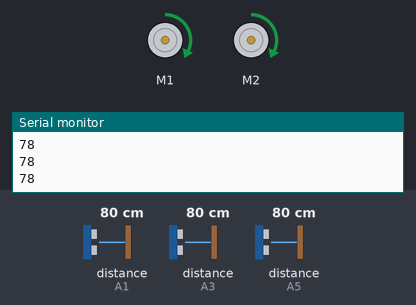
Bench run of a sketch on a simulated Arduino Uno, built with avr-gcc and run on an emulated ATmega328P. Shown: 2 × DC motor (green arrow = forward, orange = backward, longer = faster), the last lines printed to the serial monitor. Wiring (inferred from the names in the program): 3 × ultrasonic range finder: trigger A0, echo A1 / trigger A2, echo A3 / trigger A4, echo A5. The test bench sets the inputs (shaded band); at power-on: distance to the obstacle (sensors on A1, A3, A5) 80 cm. The echo pulse lasts 58.3 µs per cm.

Above: at 1.2 s.
1.3 s: distance to the obstacle (sensor on A1) set to 4 cm
At 3.4 s:
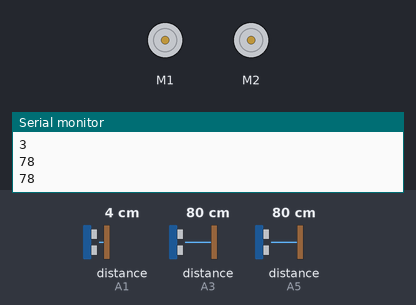
4.0 s: distance to the obstacle (sensor on A1) set to 18 cm
At 4.86 s:
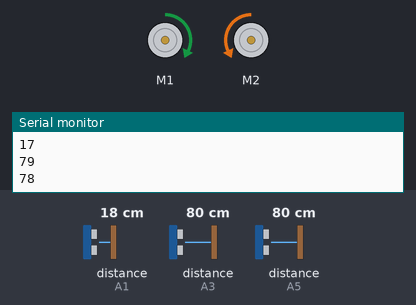
7.0 s: distance to the obstacle (sensor on A3) set to 75 cm
At 8.1 s:
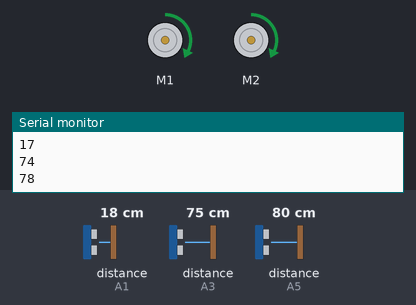
8.5 s: distance to the obstacle (sensor on A5) set to 69 cm
At 8.62 s:
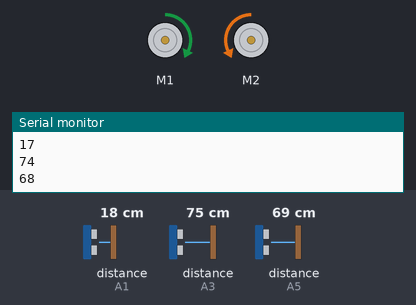
11.5 s: distance to the obstacle (sensor on A5) set to 120 cm
At 12.9 s:
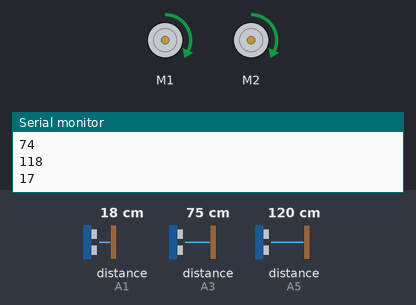
13.2 s: distance to the obstacle (sensor on A5) set to 2 cm
At 13.63 s:
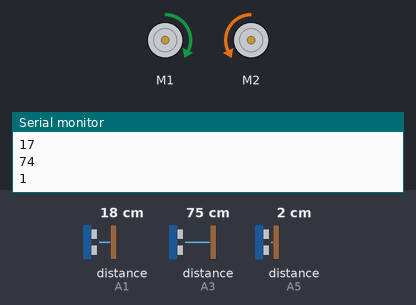
Timing chart, 0 to 17.2 s (numbered marks = the images above; inputs shaded):
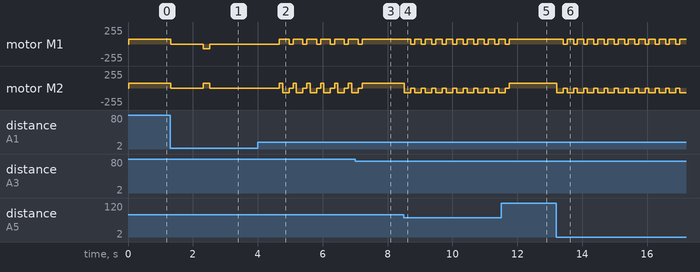

Measured:
- the behaviour switches between 80 and 79 cm on distance to the obstacle (sensor on A3) (found by bisection; images 2 and 3)
- the behaviour switches between 75 and 74 cm on distance to the obstacle (sensor on A5) (found by bisection; images 3 and 4)
- after the input at 1.3 s, motor M1: forward 70/255 → stopped at once, → backward 70/255 1.0 s later, → stopped 0.20 s later; motor M2: forward 70/255 → stopped at once, → forward 70/255 1.0 s later, → stopped 0.20 s later
- after the input at 4.0 s, motor M1: alternates forward 70/255 for 0.30 s and stopped for 0.12 s, starting after 0.67 s; motor M2: stopped → forward 70/255 after 0.67 s, then repeats every 0.43 s: backward 70/255 0.20 s, stopped 0.12 s, forward 70/255 0.10 s
- after the input at 7.0 s, motor M1, motor M2: goes on until 7.2 s, then stays forward 70/255
- after the input at 8.5 s, motor M1: alternates forward 70/255 for 0.20 s and stopped for 0.12 s, starting after 0.22 s; motor M2: alternates backward 70/255 for 0.20 s and stopped for 0.12 s, starting at once
- after the input at 11.5 s, motor M1: goes on until 11.8 s, then stays forward 70/255
- after the input at 13.2 s, motor M1: alternates forward 70/255 for 0.20 s and stopped for 0.12 s, starting after 0.22 s; motor M2: alternates backward 70/255 for 0.20 s and stopped for 0.12 s, starting at once

The sketch:

WonYoungJin_Ver.ino
```cpp
#include <SoftwareSerial.h>
#include <AFMotor.h>
#define TRIG_F A0 //TRIG 핀 설정 (초음파 보내는 핀)
#define ECHO_F A1 //ECHO 핀 설정 (초음파 받는 핀)
#define TRIG_L A2 //TRIG 핀 설정 (초음파 보내는 핀)
#define ECHO_L A3 //ECHO 핀 설정 (초음파 받는 핀)
#define TRIG_R A4 //TRIG 핀 설정 (초음파 보내는 핀)
#define ECHO_R A5 //ECHO 핀 설정 (초음파 받는 핀)


AF_DCMotor motor_1(1);
AF_DCMotor motor_2(2);

void setup() {
  Serial.begin(9600);
  pinMode(TRIG_F, OUTPUT);
  pinMode(ECHO_F, INPUT);
  pinMode(TRIG_L, OUTPUT);
  pinMode(ECHO_L, INPUT);
  pinMode(TRIG_R, OUTPUT);
  pinMode(ECHO_R, INPUT);
  motor_1.setSpeed(100);
  motor_2.setSpeed(100);
  motor_1.run(RELEASE);
  motor_2.run(RELEASE);
}

void loop() {
  int F_distance = Get_distance(TRIG_F, ECHO_F);
  int L_distance = Get_distance(TRIG_L, ECHO_L);
  int R_distance = Get_distance(TRIG_R, ECHO_R);
  Serial.println("\n\n");
  if (F_distance <= 10) {
    Stop();
    delay(1000);
    if (R_distance > L_distance) {
      Right();
      delay(200);
      Stop();
      int F_distance = Get_distance(TRIG_F, ECHO_F);
      int L_distance = Get_distance(TRIG_L, ECHO_L);
      int R_distance = Get_distance(TRIG_R, ECHO_R);
      Serial.println("\n\n");
      delay(100);
    }
  } else if (L_distance > R_distance) {
      Left();
      delay(200);
      Stop();
      int F_distance = Get_distance(TRIG_F, ECHO_F);
      int L_distance = Get_distance(TRIG_L, ECHO_L);
      int R_distance = Get_distance(TRIG_R, ECHO_R);
      Serial.println("\n\n");
      delay(100);
  }
  else {
    Go();
  }
}

int Get_distance(int TRIG, int ECHO) {
  long duration, distance;
  digitalWrite(TRIG, LOW);
  delayMicroseconds(2);
  digitalWrite(TRIG, HIGH);
  delayMicroseconds(10);
  digitalWrite(TRIG, LOW);
  duration = pulseIn (ECHO, HIGH);
  distance = duration * 17 / 1000;
  Serial.println(distance);
  return distance;
}

void Go() {
  motor_1.setSpeed(70);
  motor_2.setSpeed(70);
  motor_1.run(FORWARD);
  motor_2.run(FORWARD);

}

void Left() {
  motor_1.run(FORWARD);
  motor_2.run(BACKWARD);
}

void Right() {
  motor_1.run(BACKWARD);
  motor_2.run(FORWARD);
}

void Back() {
  motor_1.run(BACKWARD);
  motor_2.run(BACKWARD);
}

void Stop() {
  motor_1.run(RELEASE);
  motor_2.run(RELEASE);
}
```
